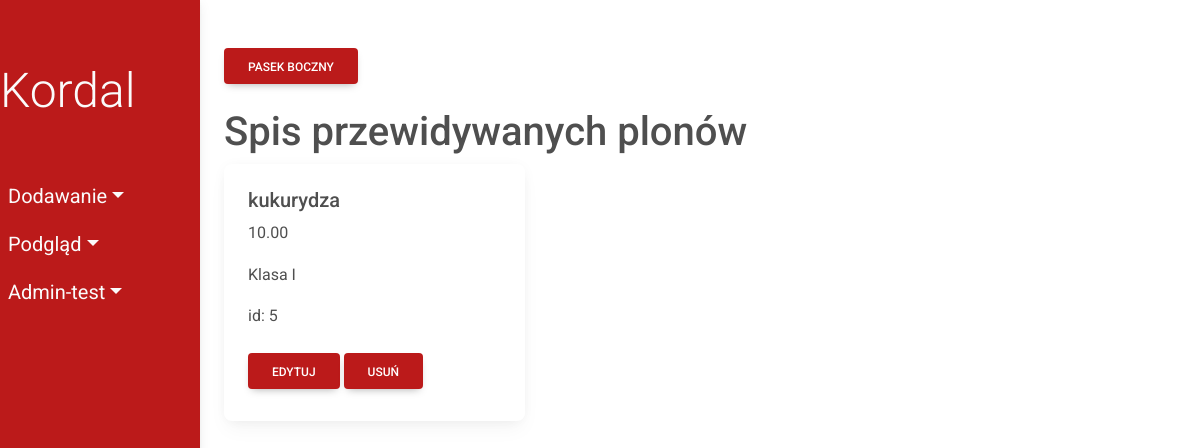
/predicted_crops/, run on an earlier commit of the app's database.
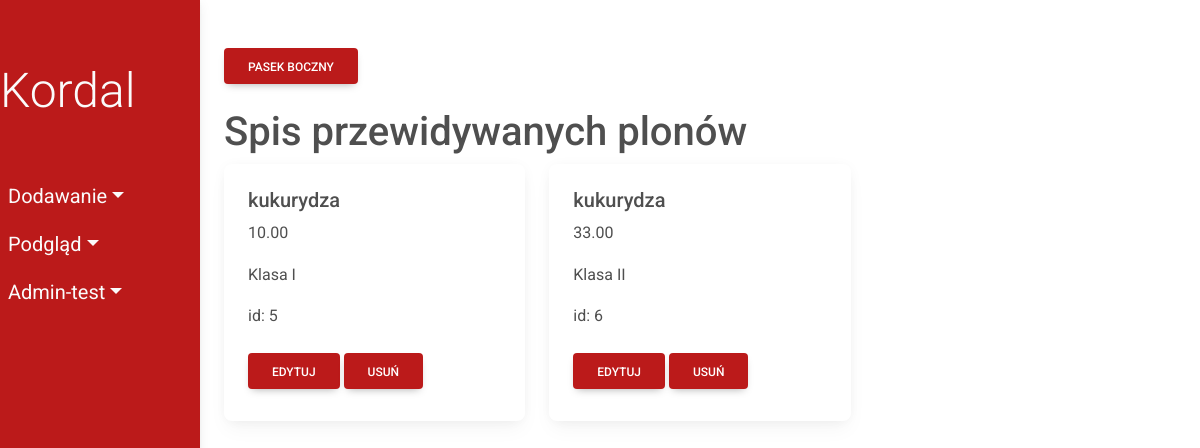
And on a later commit of the database.
### fields/models.py (models this page shows)
class PredictedCrop(models.Model):
    plant = models.ForeignKey(Plant, on_delete=models.CASCADE)
    crop_mass = models.DecimalField(max_digits=10, decimal_places=2)
    class_field = models.ForeignKey(
        ClassField, on_delete=models.CASCADE, db_column='class_id')
    class Meta:
        db_table = 'PredictedCrop'

class Plant(models.Model):
    plant_name = models.CharField(max_length=50)
    seed_price = models.DecimalField(max_digits=10, decimal_places=2)
    class Meta:
        db_table = 'Plant'
    def __str__(self):
        return self.plant_name

class ClassField(models.Model):
    class_name = models.CharField(max_length=10)
    class Meta:
        db_table = 'ClassField'
    def __str__(self):
        return self.class_name

### fields/views/viewsPredictedCrop.py (the view)
# urls.py: path('predicted_crops/', viewsPredictedCrop.show_predicted_crops,
def show_predicted_crops(request):
    predicted_crops = PredictedCrop.objects.all()
    return render(request, 'fields/show/predictedCrop.html', {'predicted_crops': predicted_crops})

### fields/templates/fields/show/predictedCrop.html
{% extends 'fields/index.html' %}
      {% block content %}
      <h1>Spis przewidywanych plonów</h1>
      <div class="row">
        {% for predicted_crop in predicted_crops %}
        <div class="col-sm-4">
          <div class="card">
            <div class="card-body">
              <h5 class="card-title">{{ predicted_crop.plant}}</h5>
              <p class="card-text">{{ predicted_crop.crop_mass}}</p>
              <p class="card-text">{{ predicted_crop.class_field}}</p>
              <p class="card-text">id: {{ predicted_crop.id}}</p>
              <a href="update/{{predicted_crop.id}}" class="btn my-2 menu-btn">Edytuj</a>
              <a href="delete/{{predicted_crop.id}}" class="btn my-2 menu-btn">Usuń</a>
            </div>
          </div>
        </div>
        {% endfor %}
      </div>
    {% endblock %}

What changed in the data, as far as the page shows it:
added PredictedCrop: plant "kukurydza", crop_mass "33.00", class_field "Klasa II", id "6"
